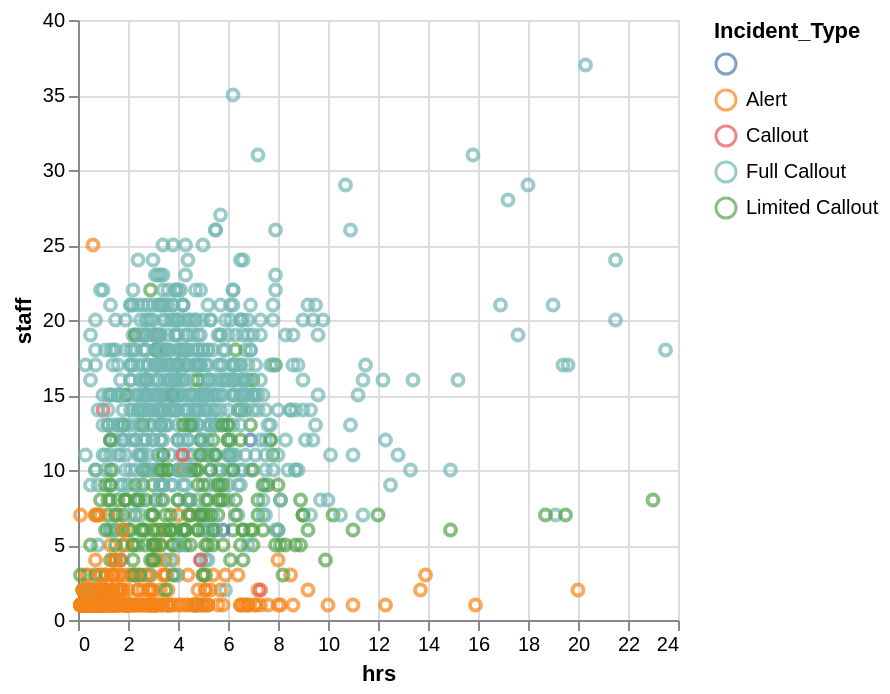

Here is the notebook cell this chart was saved with:
### Code cell
alt.Chart(data).mark_point().encode(
    alt.X('hrs'),
    alt.Y('staff'),
    alt.Color('Incident_Type')
).show()

### Figure 1 — Vega-Lite specification as saved in the notebook (floating-point values rounded to 4 significant figures; data arrays with more than 128 entries replaced by an {"elided": "..."} marker saying what was removed)
{"config": {"view": {"continuousWidth": 300, "continuousHeight": 300}}, "data": {"name": "data-858fbdc84fe1517fc99a48dfe82b8c37"}, "mark": {"type": "point"}, "encoding": {"color": {"field": "Incident_Type", "type": "nominal"}, "x": {"field": "hrs", "type": "quantitative"}, "y": {"field": "staff", "type": "quantitative"}}, "$schema": "https://vega.github.io/schema/vega-lite/v5.20.1.json", "datasets": {"data-858fbdc84fe1517fc99a48dfe82b8c37": {"elided": "1410 records"}}}
